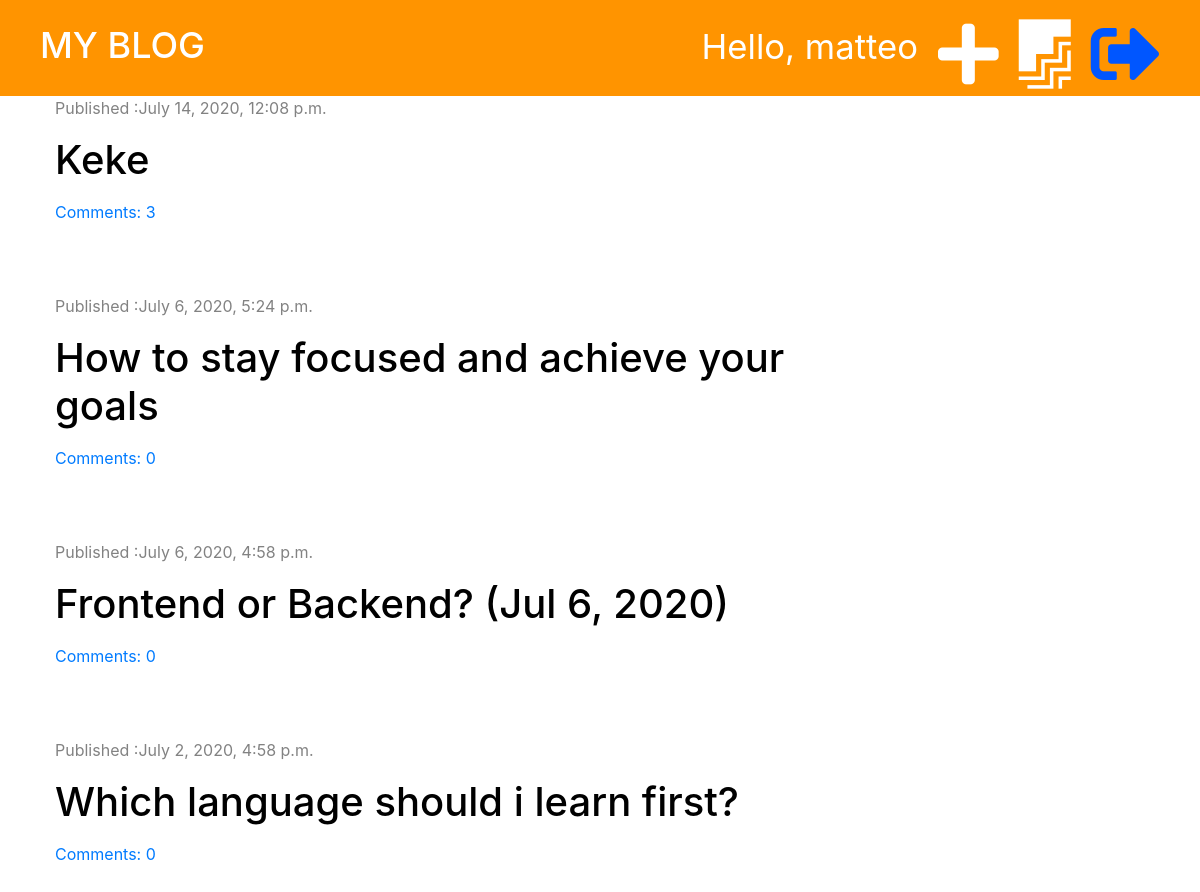
The app's page / (signed in) with its own data.
### blog/models.py (models this page shows, shortened)
class Post(models.Model):
    author = models.ForeignKey('auth.User', on_delete= models.CASCADE)
    title =  models.CharField(max_length = 200)
    text = models. TextField(  )
    created_date = models.DateTimeField(default= timezone.now)
    published_date = models.DateTimeField(blank = True, null=True)
    def approved_comments(self):
        return self.comments.filter(approved=True)

### blog/views.py (the view)
# urls.py: path('', views.post_list, name='post_list'),
def post_list(request):
    posts= Post.objects.filter(published_date__lte=timezone.now()).order_by('-published_date')
    stuff_for_frontend = {'posts': posts}
    return render(request, 'blog/post_list.html', stuff_for_frontend)

### blog/templatetags/markdownify.py (called while the page is built)
@register.filter
def markdown(value):
    renderer = HighlightRenderer()
    markdown = mistune.Markdown(renderer=renderer)
    return markdown(value)

### blog/templates/blog/post_list.html (shortened to what this page needs)
{% extends 'blog/base.html' %}
{% load markdownify %}
{% block content %}
    {% for post in posts %}
    <div class="post">
        <div class="date">
            <p> Published :{{post.published_date}}</p>
        </div>
        <h1><a href="{% url 'post_detail' pk=post.pk %}">{{ post.title}}</a></h1>
        <a href="{%url 'post_detail' pk=post.pk %}">Comments: {{post.approved_comments.count}}</a>
    </div>
    {% endfor %}
{% endblock %}

### blog/templates/blog/base.html (shortened to what this page needs)
{% load static %}
<!DOCTYPE html>
<html lang="en">
<head>
    <link rel="stylesheet" href="https://stackpath.bootstrapcdn.com/bootstrap/4.5.0/css/bootstrap.min.css">
    <link rel="stylesheet" href="{% static 'blog/styles.css' %}">
    <link rel="stylesheet" href="{% static 'blog/zenburn.css' %}">
    <link rel="stylesheet" href="https://use.fontawesome.com/releases/v5.13.1/css/all.css">
</head>
<body>
    <div class="page-header">
        {% if user.is_authenticated %}
            <a href="{% url 'logout' %}" class="top-menu"><i class="fas fa-sign-out-alt fa-2x"></i></a>
            <a href="{% url 'post_draft_list' %}" class="top-menu"><i class="fab fa-firstdraft fa-2x"></i></a>
            <a href="{% url 'post_new' %}" class="top-menu"><i class="fas fa-plus fa-2x""></i></a>
            <p class="top-menu">Hello, {{user.username}}</p>
        {% else %}
            <a href="{% url 'login' %}" class="top-menu"><i class="fas fa-sign-in-alt fa-2x"></i></a>
        {% endif %}
        <h1><a href="{% url 'post_list' %}">MY BLOG</a> </h1>
    </div>
    <div class="content container">
        <div class="row">
            <div class="col-md-8">
                {% block content %}
                {% endblock %}
            </div>
        </div>
    </div>
</body>
</html>

### blog/static/blog/styles.css (style rules this page uses)
.page-header { background-color: #ff9400; margin-top: 0; padding: 20px 20px 20px 40px; }
.page-header h1 a { color: #fff; font-size: 36px; text-decoration: none; }
.content { margin-left: 40px; }
.date { color: #828282; }
.post { margin-bottom: 70px; }
.post h1 a { color: #000000; }
.top-menu { color: #ffffff; float: right; font-size: 26pt; margin-right: 20px; }
.fa-sign-out-alt { color: #0056ff; }

### records on screen
Post: published_date "July 14, 2020, 12:08 p.m.", title "Keke", approved_comments.count "3"
Post: published_date "July 6, 2020, 5:24 p.m.", title "How to stay focused and achieve your goals", approved_comments.count "0"
Post: published_date "July 6, 2020, 4:58 p.m.", title "Frontend or Backend? (Jul 6, 2020)", approved_comments.count "0"
Post: published_date "July 2, 2020, 4:58 p.m.", title "Which language should i learn first?", approved_comments.count "0"

### other values on screen
{{ user.username }} "matteo"
